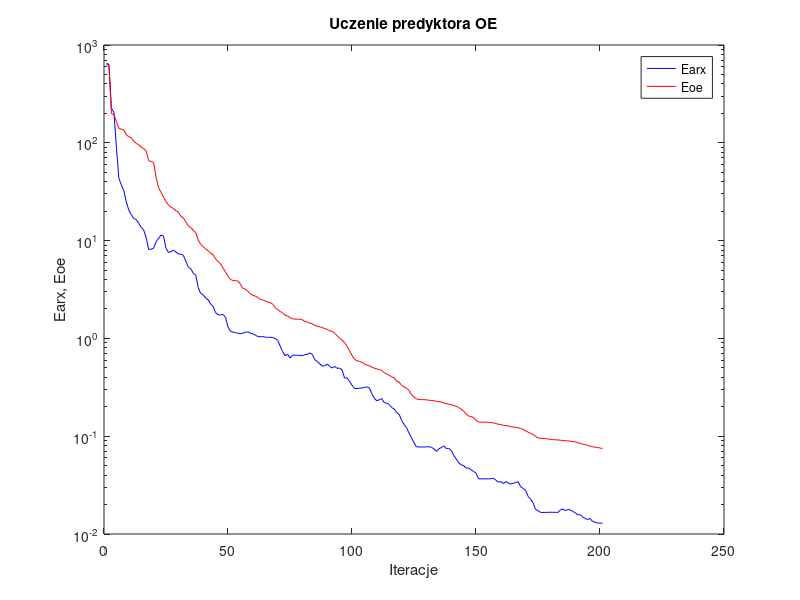
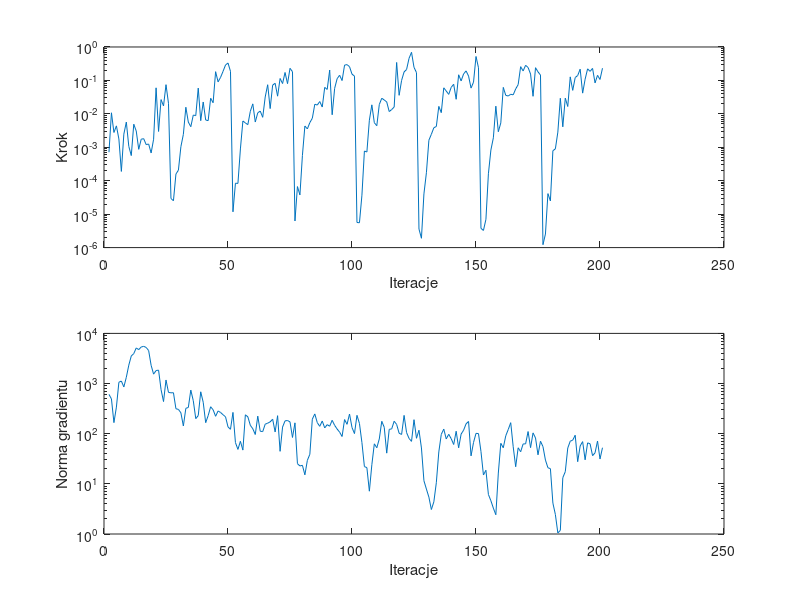

Recreate these plots in MATLAB, in order.
%uczenie predyktora oe
clear all;
n=0; farx(n+1)=6.570309e+002; foe(n+1)=6.345775e+002; wspucz(n+1)=0.000000e+000; ng(n+1)=0.000000e+000;
%odnowa zmiennej metryki
n=1; farx(n+1)=6.262690e+002; foe(n+1)=6.076027e+002; krok(n+1)=7.138862e-004; ng(n+1)=6.075022e+002;
n=2; farx(n+1)=2.245906e+002; foe(n+1)=1.984209e+002; krok(n+1)=1.076348e-002; ng(n+1)=4.939101e+002;
n=3; farx(n+1)=2.053304e+002; foe(n+1)=1.950756e+002; krok(n+1)=2.774090e-003; ng(n+1)=1.662821e+002;
n=4; farx(n+1)=9.024193e+001; foe(n+1)=1.650658e+002; krok(n+1)=4.372259e-003; ng(n+1)=3.392339e+002;
n=5; farx(n+1)=4.320151e+001; foe(n+1)=1.401796e+002; krok(n+1)=1.772228e-003; ng(n+1)=1.062648e+003;
n=6; farx(n+1)=3.703551e+001; foe(n+1)=1.382026e+002; krok(n+1)=1.897438e-004; ng(n+1)=1.119872e+003;
n=7; farx(n+1)=3.230061e+001; foe(n+1)=1.351502e+002; krok(n+1)=2.476023e-003; ng(n+1)=8.563999e+002;
n=8; farx(n+1)=2.485885e+001; foe(n+1)=1.212782e+002; krok(n+1)=5.680993e-003; ng(n+1)=1.333351e+003;
n=9; farx(n+1)=2.049019e+001; foe(n+1)=1.151160e+002; krok(n+1)=1.063821e-003; ng(n+1)=2.327787e+003;
n=10; farx(n+1)=1.836383e+001; foe(n+1)=1.126281e+002; krok(n+1)=5.651115e-004; ng(n+1)=3.547798e+003;
n=11; farx(n+1)=1.680114e+001; foe(n+1)=1.041057e+002; krok(n+1)=4.901052e-003; ng(n+1)=3.952101e+003;
n=12; farx(n+1)=1.646607e+001; foe(n+1)=9.866294e+001; krok(n+1)=3.065383e-003; ng(n+1)=5.131531e+003;
n=13; farx(n+1)=1.498287e+001; foe(n+1)=9.533246e+001; krok(n+1)=8.689037e-004; ng(n+1)=4.745761e+003;
n=14; farx(n+1)=1.364996e+001; foe(n+1)=9.011522e+001; krok(n+1)=1.742611e-003; ng(n+1)=5.354648e+003;
n=15; farx(n+1)=1.280878e+001; foe(n+1)=8.730737e+001; krok(n+1)=1.810600e-003; ng(n+1)=5.521431e+003;
n=16; farx(n+1)=1.071120e+001; foe(n+1)=8.276457e+001; krok(n+1)=1.203191e-003; ng(n+1)=5.247832e+003;
n=17; farx(n+1)=8.124347e+000; foe(n+1)=6.580535e+001; krok(n+1)=1.250908e-003; ng(n+1)=4.543005e+003;
n=18; farx(n+1)=8.167242e+000; foe(n+1)=6.429646e+001; krok(n+1)=6.767654e-004; ng(n+1)=2.308832e+003;
n=19; farx(n+1)=8.358627e+000; foe(n+1)=6.297013e+001; krok(n+1)=1.742611e-003; ng(n+1)=1.539651e+003;
n=20; farx(n+1)=9.750242e+000; foe(n+1)=4.430525e+001; krok(n+1)=6.004768e-002; ng(n+1)=1.816175e+003;
n=21; farx(n+1)=1.053678e+001; foe(n+1)=3.484424e+001; krok(n+1)=2.973498e-003; ng(n+1)=1.850315e+003;
n=22; farx(n+1)=1.141137e+001; foe(n+1)=3.108344e+001; krok(n+1)=2.667694e-002; ng(n+1)=7.598271e+002;
n=23; farx(n+1)=1.112844e+001; foe(n+1)=2.776219e+001; krok(n+1)=1.729712e-002; ng(n+1)=4.373669e+002;
n=24; farx(n+1)=8.330879e+000; foe(n+1)=2.501615e+001; krok(n+1)=7.461084e-002; ng(n+1)=1.176257e+003;
n=25; farx(n+1)=7.578770e+000; foe(n+1)=2.317254e+001; krok(n+1)=2.067140e-002; ng(n+1)=6.663952e+002;
%odnowa zmiennej metryki
n=26; farx(n+1)=7.706332e+000; foe(n+1)=2.198512e+001; krok(n+1)=2.941717e-005; ng(n+1)=6.532237e+002;
n=27; farx(n+1)=7.985448e+000; foe(n+1)=2.128914e+001; krok(n+1)=2.519594e-005; ng(n+1)=6.561078e+002;
n=28; farx(n+1)=7.665921e+000; foe(n+1)=2.016340e+001; krok(n+1)=1.582138e-004; ng(n+1)=3.143860e+002;
n=29; farx(n+1)=7.286763e+000; foe(n+1)=1.952711e+001; krok(n+1)=2.064568e-004; ng(n+1)=3.054319e+002;
n=30; farx(n+1)=7.264290e+000; foe(n+1)=1.772034e+001; krok(n+1)=1.040544e-003; ng(n+1)=2.611124e+002;
n=31; farx(n+1)=7.073349e+000; foe(n+1)=1.701925e+001; krok(n+1)=2.433134e-003; ng(n+1)=1.426684e+002;
n=32; farx(n+1)=6.148185e+000; foe(n+1)=1.560502e+001; krok(n+1)=1.576669e-002; ng(n+1)=3.211860e+002;
n=33; farx(n+1)=5.349688e+000; foe(n+1)=1.411131e+001; krok(n+1)=5.680993e-003; ng(n+1)=3.331071e+002;
n=34; farx(n+1)=5.161675e+000; foe(n+1)=1.360027e+001; krok(n+1)=4.126056e-003; ng(n+1)=7.405404e+002;
n=35; farx(n+1)=4.640356e+000; foe(n+1)=1.270628e+001; krok(n+1)=9.213222e-003; ng(n+1)=4.547689e+002;
n=36; farx(n+1)=4.435263e+000; foe(n+1)=1.204129e+001; krok(n+1)=8.839546e-003; ng(n+1)=1.997499e+002;
n=37; farx(n+1)=3.295966e+000; foe(n+1)=1.016521e+001; krok(n+1)=5.893163e-002; ng(n+1)=2.299207e+002;
n=38; farx(n+1)=2.887135e+000; foe(n+1)=9.150593e+000; krok(n+1)=6.255325e-003; ng(n+1)=6.846920e+002;
n=39; farx(n+1)=2.786513e+000; foe(n+1)=8.660278e+000; krok(n+1)=2.262062e-002; ng(n+1)=4.239586e+002;
n=40; farx(n+1)=2.585820e+000; foe(n+1)=8.182047e+000; krok(n+1)=6.544675e-003; ng(n+1)=1.660099e+002;
n=41; farx(n+1)=2.477452e+000; foe(n+1)=7.857969e+000; krok(n+1)=6.256921e-003; ng(n+1)=2.294131e+002;
n=42; farx(n+1)=2.248388e+000; foe(n+1)=7.481366e+000; krok(n+1)=2.928765e-002; ng(n+1)=3.445587e+002;
n=43; farx(n+1)=2.123580e+000; foe(n+1)=7.130049e+000; krok(n+1)=2.152696e-002; ng(n+1)=2.996937e+002;
n=44; farx(n+1)=1.830843e+000; foe(n+1)=6.504518e+000; krok(n+1)=1.827549e-001; ng(n+1)=2.224568e+002;
n=45; farx(n+1)=1.746589e+000; foe(n+1)=6.085263e+000; krok(n+1)=9.060490e-002; ng(n+1)=2.837506e+002;
n=46; farx(n+1)=1.735059e+000; foe(n+1)=5.804738e+000; krok(n+1)=1.234601e-001; ng(n+1)=2.650414e+002;
n=47; farx(n+1)=1.757577e+000; foe(n+1)=5.224564e+000; krok(n+1)=1.865458e-001; ng(n+1)=2.389508e+002;
n=48; farx(n+1)=1.639534e+000; foe(n+1)=4.776289e+000; krok(n+1)=2.894475e-001; ng(n+1)=2.172880e+002;
n=49; farx(n+1)=1.311236e+000; foe(n+1)=4.330070e+000; krok(n+1)=3.311156e-001; ng(n+1)=1.367484e+002;
n=50; farx(n+1)=1.178993e+000; foe(n+1)=4.000742e+000; krok(n+1)=1.871892e-001; ng(n+1)=1.223946e+002;
%odnowa zmiennej metryki
n=51; farx(n+1)=1.161852e+000; foe(n+1)=3.914699e+000; krok(n+1)=1.175619e-005; ng(n+1)=2.657984e+002;
n=52; farx(n+1)=1.142659e+000; foe(n+1)=3.883691e+000; krok(n+1)=8.423045e-005; ng(n+1)=6.646818e+001;
n=53; farx(n+1)=1.134466e+000; foe(n+1)=3.868893e+000; krok(n+1)=8.312662e-005; ng(n+1)=4.862887e+001;
n=54; farx(n+1)=1.116420e+000; foe(n+1)=3.584232e+000; krok(n+1)=8.931252e-004; ng(n+1)=7.054130e+001;
n=55; farx(n+1)=1.130606e+000; foe(n+1)=3.249752e+000; krok(n+1)=6.130766e-003; ng(n+1)=4.711343e+001;
n=56; farx(n+1)=1.156433e+000; foe(n+1)=3.198595e+000; krok(n+1)=5.355898e-003; ng(n+1)=2.381701e+002;
n=57; farx(n+1)=1.166633e+000; foe(n+1)=3.036316e+000; krok(n+1)=4.753051e-003; ng(n+1)=2.169461e+002;
n=58; farx(n+1)=1.133616e+000; foe(n+1)=2.844631e+000; krok(n+1)=1.196180e-002; ng(n+1)=1.471397e+002;
n=59; farx(n+1)=1.111387e+000; foe(n+1)=2.763892e+000; krok(n+1)=1.989989e-002; ng(n+1)=1.254148e+002;
n=60; farx(n+1)=1.082012e+000; foe(n+1)=2.703222e+000; krok(n+1)=5.700116e-003; ng(n+1)=9.636757e+001;
n=61; farx(n+1)=1.045492e+000; foe(n+1)=2.629485e+000; krok(n+1)=1.073668e-002; ng(n+1)=2.239116e+002;
n=62; farx(n+1)=1.038871e+000; foe(n+1)=2.503404e+000; krok(n+1)=1.210325e-002; ng(n+1)=1.118726e+002;
n=63; farx(n+1)=1.043806e+000; foe(n+1)=2.476077e+000; krok(n+1)=7.883344e-003; ng(n+1)=1.101750e+002;
n=64; farx(n+1)=1.030168e+000; foe(n+1)=2.415988e+000; krok(n+1)=3.196395e-002; ng(n+1)=1.546846e+002;
n=65; farx(n+1)=1.024161e+000; foe(n+1)=2.355599e+000; krok(n+1)=7.431643e-002; ng(n+1)=1.621436e+002;
n=66; farx(n+1)=1.028407e+000; foe(n+1)=2.320392e+000; krok(n+1)=1.438335e-002; ng(n+1)=1.721222e+002;
n=67; farx(n+1)=1.019757e+000; foe(n+1)=2.244925e+000; krok(n+1)=7.224063e-002; ng(n+1)=1.946193e+002;
n=68; farx(n+1)=9.978821e-001; foe(n+1)=2.061667e+000; krok(n+1)=8.219922e-002; ng(n+1)=1.082840e+002;
n=69; farx(n+1)=9.593341e-001; foe(n+1)=1.968463e+000; krok(n+1)=3.377159e-002; ng(n+1)=2.286874e+002;
n=70; farx(n+1)=8.393740e-001; foe(n+1)=1.886741e+000; krok(n+1)=1.143175e-001; ng(n+1)=4.451824e+001;
n=71; farx(n+1)=7.345801e-001; foe(n+1)=1.821868e+000; krok(n+1)=8.061847e-002; ng(n+1)=1.355527e+002;
n=72; farx(n+1)=6.652907e-001; foe(n+1)=1.727790e+000; krok(n+1)=1.728699e-001; ng(n+1)=1.802008e+002;
n=73; farx(n+1)=6.907859e-001; foe(n+1)=1.698894e+000; krok(n+1)=8.005809e-002; ng(n+1)=1.831932e+002;
n=74; farx(n+1)=6.293016e-001; foe(n+1)=1.629882e+000; krok(n+1)=2.301336e-001; ng(n+1)=1.720613e+002;
n=75; farx(n+1)=6.740341e-001; foe(n+1)=1.587234e+000; krok(n+1)=1.827549e-001; ng(n+1)=8.408271e+001;
%odnowa zmiennej metryki
n=76; farx(n+1)=6.731123e-001; foe(n+1)=1.574255e+000; krok(n+1)=6.255933e-006; ng(n+1)=1.646419e+002;
n=77; farx(n+1)=6.715642e-001; foe(n+1)=1.571629e+000; krok(n+1)=6.686067e-005; ng(n+1)=2.523805e+001;
n=78; farx(n+1)=6.707280e-001; foe(n+1)=1.570543e+000; krok(n+1)=3.762088e-005; ng(n+1)=2.272803e+001;
n=79; farx(n+1)=6.651259e-001; foe(n+1)=1.549511e+000; krok(n+1)=5.651115e-004; ng(n+1)=2.345132e+001;
n=80; farx(n+1)=6.834614e-001; foe(n+1)=1.489454e+000; krok(n+1)=4.334641e-003; ng(n+1)=1.512481e+001;
n=81; farx(n+1)=6.865283e-001; foe(n+1)=1.471244e+000; krok(n+1)=3.544455e-003; ng(n+1)=2.942586e+001;
n=82; farx(n+1)=7.116253e-001; foe(n+1)=1.427852e+000; krok(n+1)=5.478088e-003; ng(n+1)=3.888723e+001;
n=83; farx(n+1)=6.875023e-001; foe(n+1)=1.413986e+000; krok(n+1)=7.385876e-003; ng(n+1)=1.950546e+002;
n=84; farx(n+1)=6.046412e-001; foe(n+1)=1.358964e+000; krok(n+1)=1.941426e-002; ng(n+1)=2.478237e+002;
n=85; farx(n+1)=5.811918e-001; foe(n+1)=1.332892e+000; krok(n+1)=1.834657e-002; ng(n+1)=1.659907e+002;
n=86; farx(n+1)=5.494147e-001; foe(n+1)=1.312250e+000; krok(n+1)=2.337492e-002; ng(n+1)=1.402611e+002;
n=87; farx(n+1)=5.207600e-001; foe(n+1)=1.293692e+000; krok(n+1)=1.598692e-002; ng(n+1)=1.791650e+002;
n=88; farx(n+1)=5.243365e-001; foe(n+1)=1.258149e+000; krok(n+1)=6.192665e-002; ng(n+1)=1.304571e+002;
n=89; farx(n+1)=5.457443e-001; foe(n+1)=1.237574e+000; krok(n+1)=5.382558e-002; ng(n+1)=1.516172e+002;
n=90; farx(n+1)=5.182084e-001; foe(n+1)=1.193408e+000; krok(n+1)=2.041642e-001; ng(n+1)=1.408562e+002;
n=91; farx(n+1)=4.976357e-001; foe(n+1)=1.180471e+000; krok(n+1)=9.397462e-003; ng(n+1)=1.850530e+002;
n=92; farx(n+1)=5.169938e-001; foe(n+1)=1.129985e+000; krok(n+1)=5.793922e-002; ng(n+1)=1.467906e+002;
n=93; farx(n+1)=4.944619e-001; foe(n+1)=1.066355e+000; krok(n+1)=1.125137e-001; ng(n+1)=1.240730e+002;
n=94; farx(n+1)=4.973373e-001; foe(n+1)=9.987925e-001; krok(n+1)=1.428513e-001; ng(n+1)=1.073830e+002;
n=95; farx(n+1)=4.751594e-001; foe(n+1)=9.598883e-001; krok(n+1)=9.907791e-002; ng(n+1)=8.791217e+001;
n=96; farx(n+1)=3.939299e-001; foe(n+1)=9.085366e-001; krok(n+1)=2.866206e-001; ng(n+1)=1.914283e+002;
n=97; farx(n+1)=3.950570e-001; foe(n+1)=8.287085e-001; krok(n+1)=2.968232e-001; ng(n+1)=1.538019e+002;
n=98; farx(n+1)=3.631660e-001; foe(n+1)=7.458547e-001; krok(n+1)=2.577175e-001; ng(n+1)=2.467785e+002;
n=99; farx(n+1)=3.329542e-001; foe(n+1)=6.704045e-001; krok(n+1)=1.540084e-001; ng(n+1)=1.327903e+002;
n=100; farx(n+1)=3.074608e-001; foe(n+1)=6.120145e-001; krok(n+1)=1.347359e-001; ng(n+1)=1.005854e+002;
%odnowa zmiennej metryki
n=101; farx(n+1)=3.079391e-001; foe(n+1)=5.908567e-001; krok(n+1)=5.637514e-006; ng(n+1)=2.323619e+002;
n=102; farx(n+1)=3.090821e-001; foe(n+1)=5.816148e-001; krok(n+1)=5.530601e-006; ng(n+1)=1.603939e+002;
n=103; farx(n+1)=3.110777e-001; foe(n+1)=5.706531e-001; krok(n+1)=3.694884e-005; ng(n+1)=6.657376e+001;
n=104; farx(n+1)=3.167106e-001; foe(n+1)=5.481611e-001; krok(n+1)=7.740461e-004; ng(n+1)=2.209960e+001;
n=105; farx(n+1)=3.185590e-001; foe(n+1)=5.328521e-001; krok(n+1)=7.213414e-004; ng(n+1)=2.106244e+001;
n=106; farx(n+1)=3.120902e-001; foe(n+1)=5.232971e-001; krok(n+1)=6.450159e-003; ng(n+1)=7.138887e+000;
n=107; farx(n+1)=2.721405e-001; foe(n+1)=5.077302e-001; krok(n+1)=1.861441e-002; ng(n+1)=2.406254e+001;
n=108; farx(n+1)=2.439187e-001; foe(n+1)=4.960323e-001; krok(n+1)=5.433546e-003; ng(n+1)=6.280949e+001;
n=109; farx(n+1)=2.301404e-001; foe(n+1)=4.881934e-001; krok(n+1)=4.419773e-003; ng(n+1)=5.240037e+001;
n=110; farx(n+1)=2.362946e-001; foe(n+1)=4.783911e-001; krok(n+1)=1.895365e-002; ng(n+1)=7.852245e+001;
n=111; farx(n+1)=2.422163e-001; foe(n+1)=4.718916e-001; krok(n+1)=2.928765e-002; ng(n+1)=1.766436e+002;
n=112; farx(n+1)=2.206625e-001; foe(n+1)=4.469086e-001; krok(n+1)=2.602503e-002; ng(n+1)=1.341245e+002;
n=113; farx(n+1)=2.180006e-001; foe(n+1)=4.337192e-001; krok(n+1)=2.272818e-002; ng(n+1)=4.095538e+001;
n=114; farx(n+1)=2.110408e-001; foe(n+1)=4.201035e-001; krok(n+1)=1.170476e-002; ng(n+1)=1.219546e+002;
n=115; farx(n+1)=1.963339e-001; foe(n+1)=4.046946e-001; krok(n+1)=1.346946e-002; ng(n+1)=1.246976e+002;
n=116; farx(n+1)=1.898416e-001; foe(n+1)=3.960011e-001; krok(n+1)=1.596372e-002; ng(n+1)=1.772473e+002;
n=117; farx(n+1)=1.740937e-001; foe(n+1)=3.648785e-001; krok(n+1)=3.444314e-001; ng(n+1)=1.529339e+002;
n=118; farx(n+1)=1.676454e-001; foe(n+1)=3.570116e-001; krok(n+1)=3.582758e-002; ng(n+1)=1.020704e+002;
n=119; farx(n+1)=1.450652e-001; foe(n+1)=3.322826e-001; krok(n+1)=1.003397e-001; ng(n+1)=9.662559e+001;
n=120; farx(n+1)=1.316483e-001; foe(n+1)=3.184890e-001; krok(n+1)=1.794664e-001; ng(n+1)=2.317973e+002;
n=121; farx(n+1)=1.224097e-001; foe(n+1)=3.105795e-001; krok(n+1)=2.114442e-001; ng(n+1)=1.053804e+002;
n=122; farx(n+1)=1.073320e-001; foe(n+1)=2.931179e-001; krok(n+1)=4.577617e-001; ng(n+1)=8.043708e+001;
n=123; farx(n+1)=9.651618e-002; foe(n+1)=2.655420e-001; krok(n+1)=6.930078e-001; ng(n+1)=7.035221e+001;
n=124; farx(n+1)=8.587796e-002; foe(n+1)=2.516694e-001; krok(n+1)=2.465387e-001; ng(n+1)=1.902782e+002;
n=125; farx(n+1)=7.779075e-002; foe(n+1)=2.404171e-001; krok(n+1)=1.713887e-001; ng(n+1)=8.099417e+001;
%odnowa zmiennej metryki
n=126; farx(n+1)=7.762469e-002; foe(n+1)=2.372092e-001; krok(n+1)=3.597379e-006; ng(n+1)=1.173134e+002;
n=127; farx(n+1)=7.757834e-002; foe(n+1)=2.366691e-001; krok(n+1)=1.899935e-006; ng(n+1)=5.191465e+001;
n=128; farx(n+1)=7.750813e-002; foe(n+1)=2.363577e-001; krok(n+1)=4.037383e-005; ng(n+1)=1.154187e+001;
n=129; farx(n+1)=7.781000e-002; foe(n+1)=2.356484e-001; krok(n+1)=1.733806e-004; ng(n+1)=7.874540e+000;
n=130; farx(n+1)=7.810199e-002; foe(n+1)=2.331324e-001; krok(n+1)=1.629095e-003; ng(n+1)=5.436788e+000;
n=131; farx(n+1)=7.687133e-002; foe(n+1)=2.319448e-001; krok(n+1)=2.450413e-003; ng(n+1)=3.075788e+000;
n=132; farx(n+1)=7.457850e-002; foe(n+1)=2.306986e-001; krok(n+1)=3.848849e-003; ng(n+1)=4.375276e+000;
n=133; farx(n+1)=7.003927e-002; foe(n+1)=2.276157e-001; krok(n+1)=4.181404e-003; ng(n+1)=1.052796e+001;
n=134; farx(n+1)=7.414449e-002; foe(n+1)=2.254260e-001; krok(n+1)=1.672559e-002; ng(n+1)=4.319080e+001;
n=135; farx(n+1)=7.661720e-002; foe(n+1)=2.238242e-001; krok(n+1)=1.086709e-002; ng(n+1)=9.707666e+001;
n=136; farx(n+1)=7.957479e-002; foe(n+1)=2.188327e-001; krok(n+1)=6.004768e-002; ng(n+1)=1.234433e+002;
n=137; farx(n+1)=7.474121e-002; foe(n+1)=2.150223e-001; krok(n+1)=4.818488e-002; ng(n+1)=7.868857e+001;
n=138; farx(n+1)=7.519449e-002; foe(n+1)=2.127966e-001; krok(n+1)=3.820826e-002; ng(n+1)=9.730599e+001;
n=139; farx(n+1)=7.179557e-002; foe(n+1)=2.104753e-001; krok(n+1)=6.222343e-002; ng(n+1)=7.957165e+001;
n=140; farx(n+1)=6.372297e-002; foe(n+1)=2.058710e-001; krok(n+1)=7.660919e-002; ng(n+1)=6.090348e+001;
n=141; farx(n+1)=5.862419e-002; foe(n+1)=2.019717e-001; krok(n+1)=2.727640e-002; ng(n+1)=1.120076e+002;
n=142; farx(n+1)=5.358635e-002; foe(n+1)=1.969883e-001; krok(n+1)=1.474115e-001; ng(n+1)=5.231468e+001;
n=143; farx(n+1)=5.090416e-002; foe(n+1)=1.889427e-001; krok(n+1)=9.676700e-002; ng(n+1)=9.832237e+001;
n=144; farx(n+1)=5.012212e-002; foe(n+1)=1.809540e-001; krok(n+1)=1.564519e-001; ng(n+1)=1.175001e+002;
n=145; farx(n+1)=4.714233e-002; foe(n+1)=1.687478e-001; krok(n+1)=1.926134e-001; ng(n+1)=1.576893e+002;
n=146; farx(n+1)=4.744850e-002; foe(n+1)=1.608819e-001; krok(n+1)=1.348264e-001; ng(n+1)=1.753195e+002;
n=147; farx(n+1)=4.533454e-002; foe(n+1)=1.589865e-001; krok(n+1)=5.893163e-002; ng(n+1)=3.614525e+001;
n=148; farx(n+1)=4.365391e-002; foe(n+1)=1.546548e-001; krok(n+1)=8.877087e-002; ng(n+1)=6.684217e+001;
n=149; farx(n+1)=4.198384e-002; foe(n+1)=1.456083e-001; krok(n+1)=5.203615e-001; ng(n+1)=1.016294e+002;
n=150; farx(n+1)=3.660767e-002; foe(n+1)=1.396841e-001; krok(n+1)=2.393567e-001; ng(n+1)=1.004945e+002;
%odnowa zmiennej metryki
n=151; farx(n+1)=3.663804e-002; foe(n+1)=1.391969e-001; krok(n+1)=3.758641e-006; ng(n+1)=4.422441e+001;
n=152; farx(n+1)=3.664493e-002; foe(n+1)=1.391531e-001; krok(n+1)=3.260848e-006; ng(n+1)=1.502911e+001;
n=153; farx(n+1)=3.667914e-002; foe(n+1)=1.389735e-001; krok(n+1)=6.997257e-006; ng(n+1)=1.866348e+001;
n=154; farx(n+1)=3.658757e-002; foe(n+1)=1.386328e-001; krok(n+1)=1.614953e-004; ng(n+1)=6.147781e+000;
n=155; farx(n+1)=3.676978e-002; foe(n+1)=1.377128e-001; krok(n+1)=8.259539e-004; ng(n+1)=4.608799e+000;
n=156; farx(n+1)=3.712924e-002; foe(n+1)=1.367205e-001; krok(n+1)=1.924424e-003; ng(n+1)=3.276788e+000;
n=157; farx(n+1)=3.551418e-002; foe(n+1)=1.348571e-001; krok(n+1)=1.697325e-002; ng(n+1)=2.422610e+000;
n=158; farx(n+1)=3.395777e-002; foe(n+1)=1.323045e-001; krok(n+1)=2.918223e-003; ng(n+1)=1.643408e+001;
n=159; farx(n+1)=3.432315e-002; foe(n+1)=1.318930e-001; krok(n+1)=5.368339e-003; ng(n+1)=6.424292e+001;
n=160; farx(n+1)=3.285076e-002; foe(n+1)=1.290969e-001; krok(n+1)=6.191270e-002; ng(n+1)=5.238453e+001;
n=161; farx(n+1)=3.428134e-002; foe(n+1)=1.285770e-001; krok(n+1)=3.571281e-002; ng(n+1)=9.089539e+001;
n=162; farx(n+1)=3.323815e-002; foe(n+1)=1.275294e-001; krok(n+1)=3.426151e-002; ng(n+1)=1.212286e+002;
n=163; farx(n+1)=3.240313e-002; foe(n+1)=1.251945e-001; krok(n+1)=3.850210e-002; ng(n+1)=1.659095e+002;
n=164; farx(n+1)=3.296765e-002; foe(n+1)=1.242728e-001; krok(n+1)=3.706539e-002; ng(n+1)=5.486319e+001;
n=165; farx(n+1)=3.371104e-002; foe(n+1)=1.233928e-001; krok(n+1)=5.558094e-002; ng(n+1)=2.195056e+001;
n=166; farx(n+1)=3.417024e-002; foe(n+1)=1.221820e-001; krok(n+1)=7.502825e-002; ng(n+1)=5.238348e+001;
n=167; farx(n+1)=3.047109e-002; foe(n+1)=1.196766e-001; krok(n+1)=2.577175e-001; ng(n+1)=4.368120e+001;
n=168; farx(n+1)=2.919307e-002; foe(n+1)=1.175548e-001; krok(n+1)=1.919924e-001; ng(n+1)=6.243564e+001;
n=169; farx(n+1)=2.799675e-002; foe(n+1)=1.132708e-001; krok(n+1)=2.828655e-001; ng(n+1)=6.271430e+001;
n=170; farx(n+1)=2.426947e-002; foe(n+1)=1.100308e-001; krok(n+1)=2.440422e-001; ng(n+1)=1.104242e+002;
n=171; farx(n+1)=2.269029e-002; foe(n+1)=1.066182e-001; krok(n+1)=1.548452e-001; ng(n+1)=5.270136e+001;
n=172; farx(n+1)=2.095865e-002; foe(n+1)=1.043381e-001; krok(n+1)=3.350022e-002; ng(n+1)=1.037878e+002;
n=173; farx(n+1)=1.783544e-002; foe(n+1)=9.930897e-002; krok(n+1)=2.401907e-001; ng(n+1)=8.212484e+001;
n=174; farx(n+1)=1.737636e-002; foe(n+1)=9.620791e-002; krok(n+1)=1.803954e-001; ng(n+1)=3.791269e+001;
n=175; farx(n+1)=1.661985e-002; foe(n+1)=9.486745e-002; krok(n+1)=1.448088e-001; ng(n+1)=7.079167e+001;
%odnowa zmiennej metryki
n=176; farx(n+1)=1.662371e-002; foe(n+1)=9.468355e-002; krok(n+1)=1.221589e-006; ng(n+1)=5.529129e+001;
n=177; farx(n+1)=1.663002e-002; foe(n+1)=9.453073e-002; krok(n+1)=2.542898e-006; ng(n+1)=2.977273e+001;
n=178; farx(n+1)=1.663877e-002; foe(n+1)=9.359403e-002; krok(n+1)=4.116566e-005; ng(n+1)=2.094640e+001;
n=179; farx(n+1)=1.670090e-002; foe(n+1)=9.301945e-002; krok(n+1)=2.491142e-005; ng(n+1)=2.008055e+001;
n=180; farx(n+1)=1.666594e-002; foe(n+1)=9.218447e-002; krok(n+1)=7.899388e-004; ng(n+1)=4.136068e+000;
n=181; farx(n+1)=1.666767e-002; foe(n+1)=9.191351e-002; krok(n+1)=8.953304e-004; ng(n+1)=2.453613e+000;
n=182; farx(n+1)=1.659667e-002; foe(n+1)=9.173760e-002; krok(n+1)=2.841023e-003; ng(n+1)=1.049462e+000;
n=183; farx(n+1)=1.760049e-002; foe(n+1)=9.084533e-002; krok(n+1)=2.925850e-002; ng(n+1)=1.180865e+000;
n=184; farx(n+1)=1.804531e-002; foe(n+1)=9.059684e-002; krok(n+1)=4.096666e-003; ng(n+1)=1.327620e+001;
n=185; farx(n+1)=1.734702e-002; foe(n+1)=8.988367e-002; krok(n+1)=2.954351e-002; ng(n+1)=1.748080e+001;
n=186; farx(n+1)=1.777443e-002; foe(n+1)=8.960697e-002; krok(n+1)=1.660195e-002; ng(n+1)=5.180331e+001;
n=187; farx(n+1)=1.767392e-002; foe(n+1)=8.887245e-002; krok(n+1)=1.277097e-001; ng(n+1)=7.088976e+001;
n=188; farx(n+1)=1.698875e-002; foe(n+1)=8.817704e-002; krok(n+1)=5.042484e-002; ng(n+1)=7.436187e+001;
n=189; farx(n+1)=1.652123e-002; foe(n+1)=8.758579e-002; krok(n+1)=1.221144e-001; ng(n+1)=9.319953e+001;
n=190; farx(n+1)=1.576516e-002; foe(n+1)=8.605829e-002; krok(n+1)=1.400181e-001; ng(n+1)=2.766860e+001;
n=191; farx(n+1)=1.577040e-002; foe(n+1)=8.464218e-002; krok(n+1)=2.168605e-001; ng(n+1)=5.697801e+001;
n=192; farx(n+1)=1.495759e-002; foe(n+1)=8.279406e-002; krok(n+1)=4.165943e-002; ng(n+1)=6.952234e+001;
n=193; farx(n+1)=1.442650e-002; foe(n+1)=8.216786e-002; krok(n+1)=1.088405e-001; ng(n+1)=3.014142e+001;
n=194; farx(n+1)=1.404003e-002; foe(n+1)=8.060766e-002; krok(n+1)=2.221265e-001; ng(n+1)=6.564689e+001;
n=195; farx(n+1)=1.445204e-002; foe(n+1)=7.936995e-002; krok(n+1)=1.865458e-001; ng(n+1)=6.293094e+001;
n=196; farx(n+1)=1.342917e-002; foe(n+1)=7.788390e-002; krok(n+1)=2.286401e-001; ng(n+1)=3.642352e+001;
n=197; farx(n+1)=1.322280e-002; foe(n+1)=7.725299e-002; krok(n+1)=8.430727e-002; ng(n+1)=4.158723e+001;
n=198; farx(n+1)=1.289184e-002; foe(n+1)=7.657157e-002; krok(n+1)=1.418482e-001; ng(n+1)=7.129181e+001;
n=199; farx(n+1)=1.301800e-002; foe(n+1)=7.575946e-002; krok(n+1)=1.067078e-001; ng(n+1)=3.129670e+001;
n=200; farx(n+1)=1.282110e-002; foe(n+1)=7.491773e-002; krok(n+1)=2.317569e-001; ng(n+1)=5.256148e+001;

figure; semilogy(farx,'b'); hold on; semilogy(foe,'r'); xlabel('Iteracje'); ylabel('Earx, Eoe'); legend('Earx','Eoe'); title('Uczenie predyktora OE');
figure; subplot(2,1,1); semilogy(krok); xlabel('Iteracje'); ylabel('Krok');
subplot(2,1,2); semilogy(ng); xlabel('Iteracje'); ylabel('Norma gradientu');
Earx=farx(n+1)
Eoe=foe(n+1)
